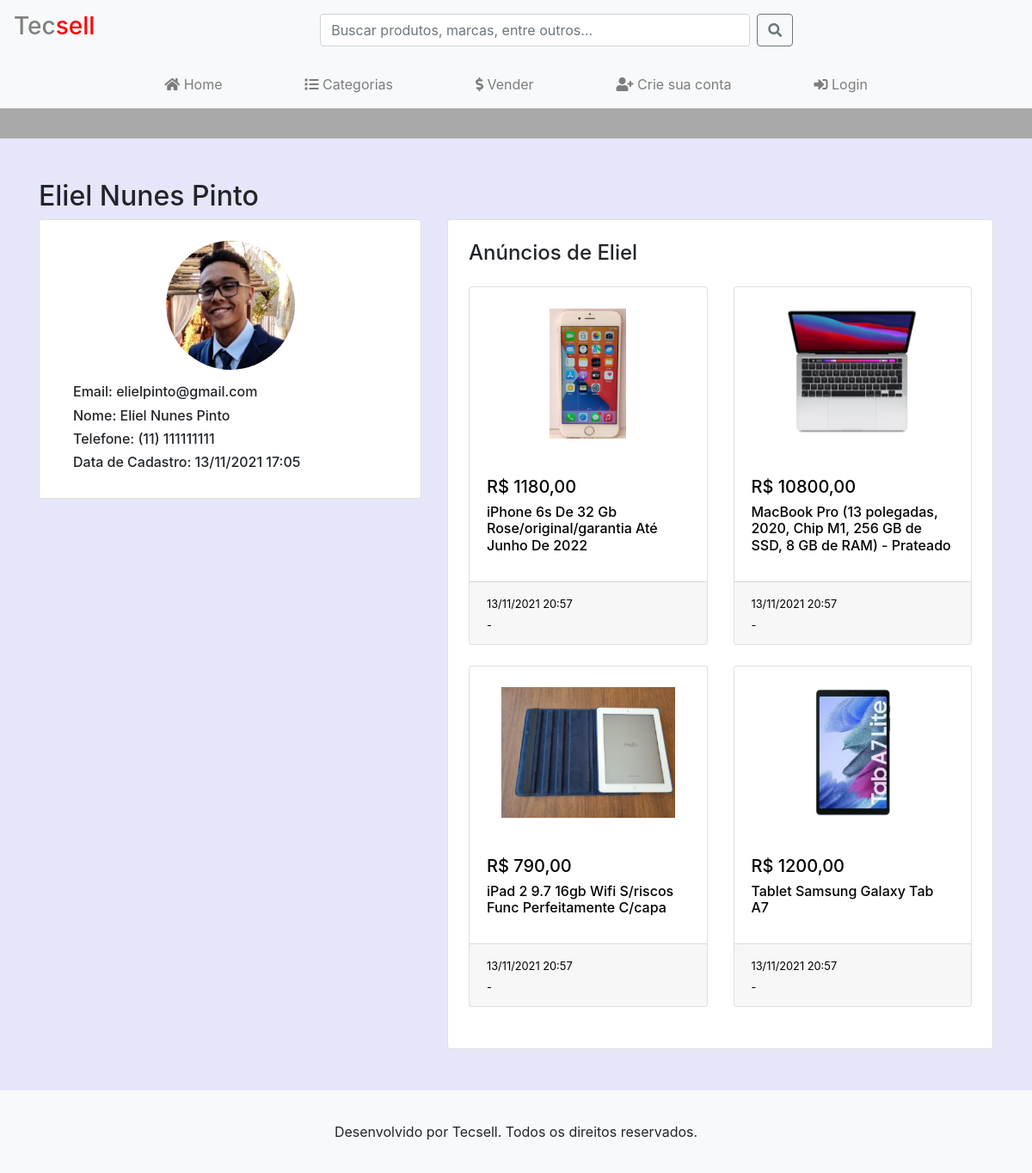
/perfil_vendedor.php?email_vendedor=elielpinto@gmail.com, run on the app's committed database.
### tables this page shows
CREATE TABLE `cadastro_usuarios` (
  `cpf_usuario` varchar(14) NOT NULL,
  `status_usuario` enum('Ativo','Bloqueado') NOT NULL DEFAULT 'Ativo',
  `nome_usuario` varchar(100) NOT NULL,
  `sobrenome_usuario` varchar(100) NOT NULL,
  `telefone_usuario` varchar(14) NOT NULL,
  `email_usuario` varchar(100) NOT NULL,
  `senha_usuario` varchar(50) NOT NULL,
  `foto_usuario` varchar(100) NOT NULL DEFAULT 'fotos/sistema/usuariosemfoto.jpg',
  `data_cadastro_usuario` timestamp NOT NULL DEFAULT current_timestamp(),
  `cod_recuperacao` varchar(6) NOT NULL DEFAULT '0'
);

CREATE TABLE `cadastro_produto` (
  `cod_produto` int(11) NOT NULL,
  `nome_produto` varchar(150) NOT NULL,
  `status_produto` enum('Ativo','Bloqueado') NOT NULL DEFAULT 'Ativo',
  `data_cadastro_produto` timestamp NOT NULL DEFAULT current_timestamp() ON UPDATE current_timestamp(),
  `email_usuario` varchar(100) NOT NULL,
  `cod_categoria_produto` int(11) NOT NULL,
  `preco_produto` int(14) NOT NULL,
  `estado_produto` enum('Novo','Usado') NOT NULL DEFAULT 'Usado',
  `localizacao_produto` varchar(10) NOT NULL,
  `descricao_produto` varchar(10000) NOT NULL
);

CREATE TABLE `fotos_produto` (
  `cod_foto` int(11) NOT NULL,
  `cod_produto` int(11) NOT NULL,
  `endereco_foto` varchar(100) NOT NULL
);

### perfil_vendedor.php (the view, shortened to what this page needs)
<?php
  include('header.php');
  include('menu_busca.php');
  $email = $_GET['email_vendedor'];
  $sql = "select * from cadastro_usuarios where email_usuario='$email'";
  $resultado = $conexao->query($sql);
  $linha = $resultado->fetch_object();
  $data = $linha->data_cadastro_usuario;
  $novadata = date('d/m/Y H:i', strtotime($data));
  $sql2="select * from cadastro_produto where email_usuario='$email' and status_produto='Ativo' order by data_cadastro_produto desc";
  $resultado2 = $conexao->query($sql2);
?>
<div class="container">
  <div class="row">
    <div class="col-lg-12 mt-5">
      <h2><?php echo "$linha->nome_usuario $linha->sobrenome_usuario"; ?></h2>
    </div>
    <div class="col-lg-5">
      <div class="card h-150 p-4">
        <div class="col-lg-12" align="center">
          <img class="rounded-circle" src="<?php echo"$linha->foto_usuario"?>" style="width:150px;height:150px;">
        </div>
        <div class="col-lg-12 mt-3">
          <h6><?php echo"Email: $linha->email_usuario"?></h6>
          <h6><?php echo"Nome: $linha->nome_usuario $linha->sobrenome_usuario"?></h6>
          <h6><?php echo"Telefone: $linha->telefone_usuario"?></h6>
          <h6><?php echo"Data de Cadastro: $novadata"?></h6>
        </div>
      </div>
    </div>
    <div class="col-lg-7">
      <div class="card h-150 p-4">
        <div class="row">
          <div class="col-lg-12 mb-3">
            <h4>Anúncios de <?php echo"$linha->nome_usuario";?></h4>
          </div>
        <?php
        if($resultado2->num_rows > 0)
        {
          while($linha2 = $resultado2->fetch_object())
          {
            $data = $linha2->data_cadastro_produto;
            $novadata = date('d/m/Y H:i', strtotime($data));
            $cep = $linha2->localizacao_produto;
            $url = "https://viacep.com.br/ws/".$cep."/json/";
            $data = file_get_contents($url);
            $resposta = json_decode($data);
            $cidade = $resposta->{'localidade'};
            $uf = $resposta->{'uf'};
            $sql3="select endereco_foto from fotos_produto where cod_produto = $linha2->cod_produto limit 1";
            $resultado3 = $conexao->query($sql3);
            $linha3 = $resultado3->fetch_object();
            echo "<div class=\"col-lg-6 col-md-6 mb-4\">
                    <a href=\"produto.php?cod_produto=$linha2->cod_produto\" class=\"link_anuncio\">
                        <div class=\"card h-100\">";
                        if(isset($linha3->endereco_foto))
                        {
                            echo "<img class=\"card-img-top p-4\" src=\"$linha3->endereco_foto\" alt=\"\">";
                        }
                        else
                        {
                            echo "<img class=\"card-img-top p-4\" src=\"fotos/sistema/produtosemfoto.jpg\" alt=\"\">";
                        }
                      echo "<div class=\"card-body\">
                                <h5>R$ $linha2->preco_produto,00</h5>
                                <h6 class=\"card-title\">$linha2->nome_produto</h6>
                            </div>
                            <div class=\"card-footer\">
                                <div>
                                    <small>$novadata</small>
                                </div>
                                <div>
                                    <small>$cidade - $uf</small>
                                </div>
                            </div>
                        </div>
                    </a>
                  </div>";
          }
        }
        else
        {
          echo "<div class=\"col-lg-12 mt-5 mb-5\" align=\"center\">
                  <span>Não possui anúncios</span>
                </div>";
        }
        ?>
        </div>
      </div>
    </div>
  </div>
</div>
<?php
  include("footer.php");
?>

### css/main.css (style rules this page uses)
a { text-decoration: none !important; }
.link_anuncio { color: black !important; }

### perfil_vendedor.php (style rules this page uses)
.card-img-top { width: 100%; height: 200px; object-fit: contain; }

### footer.php (style rules this page uses)
a { color: black; }

### data on the page
cadastro_usuarios: nome_usuario "Eliel", sobrenome_usuario "Nunes Pinto", foto_usuario (picture), email_usuario "elielpinto@gmail.com", telefone_usuario "(11) 111111111", data_cadastro_usuario "13/11/2021 17:05"
cadastro_produto: fotos_produto.endereco_foto (picture), preco_produto "1180", nome_produto "iPhone 6s De 32 Gb Rose/original/garantia Até Junho De 2022", data_cadastro_produto "13/11/2021 20:57"
cadastro_produto: fotos_produto.endereco_foto (picture), preco_produto "10800", nome_produto "MacBook Pro (13 polegadas, 2020, Chip M1, 256 GB de SSD, 8 GB de RAM) - Prateado", data_cadastro_produto "13/11/2021 20:57"
cadastro_produto: fotos_produto.endereco_foto (picture), preco_produto "790", nome_produto "iPad 2 9.7 16gb Wifi S/riscos Func Perfeitamente C/capa", data_cadastro_produto "13/11/2021 20:57"
cadastro_produto: fotos_produto.endereco_foto (picture), preco_produto "1200", nome_produto "Tablet Samsung Galaxy Tab A7", data_cadastro_produto "13/11/2021 20:57"
